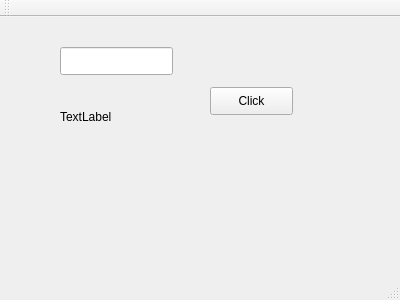
<?xml version="1.0" encoding="UTF-8"?>
<ui version="4.0">
 <class>MainWindow</class>
 <widget class="QMainWindow" name="MainWindow">
  <property name="geometry">
   <rect>
    <x>0</x>
    <y>0</y>
    <width>400</width>
    <height>300</height>
   </rect>
  </property>
  <property name="windowTitle">
   <string>MainWindow</string>
  </property>
  <widget class="QWidget" name="centralWidget">
   <widget class="QLineEdit" name="input_nome">
    <property name="geometry">
     <rect>
      <x>60</x>
      <y>30</y>
      <width>113</width>
      <height>28</height>
     </rect>
    </property>
   </widget>
   <widget class="QLabel" name="saida_nome">
    <property name="geometry">
     <rect>
      <x>60</x>
      <y>90</y>
      <width>62</width>
      <height>20</height>
     </rect>
    </property>
    <property name="text">
     <string>TextLabel</string>
    </property>
   </widget>
   <widget class="QPushButton" name="btn">
    <property name="geometry">
     <rect>
      <x>210</x>
      <y>70</y>
      <width>83</width>
      <height>28</height>
     </rect>
    </property>
    <property name="text">
     <string>Click</string>
    </property>
   </widget>
  </widget>
  <widget class="QMenuBar" name="menuBar">
   <property name="geometry">
    <rect>
     <x>0</x>
     <y>0</y>
     <width>400</width>
     <height>25</height>
    </rect>
   </property>
  </widget>
  <widget class="QToolBar" name="mainToolBar">
   <attribute name="toolBarArea">
    <enum>TopToolBarArea</enum>
   </attribute>
   <attribute name="toolBarBreak">
    <bool>false</bool>
   </attribute>
  </widget>
  <widget class="QStatusBar" name="statusBar"/>
 </widget>
 <layoutdefault spacing="6" margin="11"/>
 <resources/>
 <connections/>
</ui>
